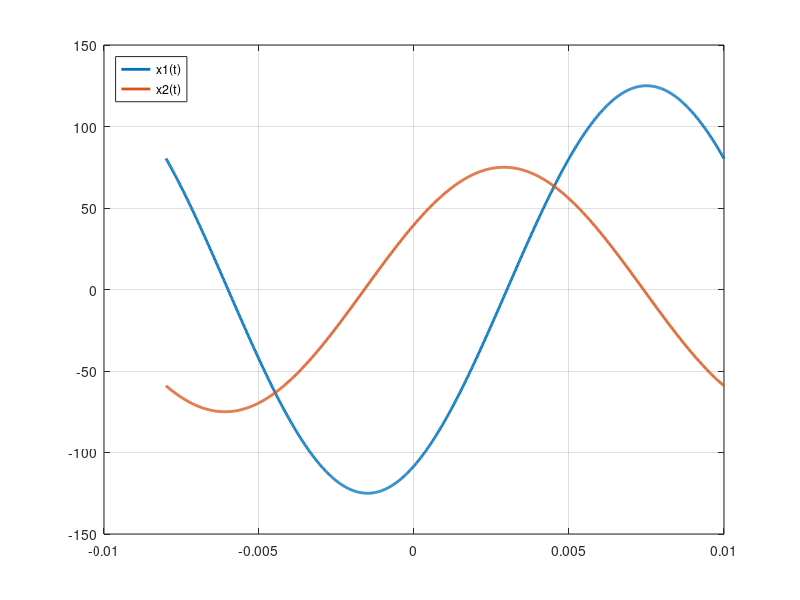

MATLAB code for this plot:
clear all; clf;


f = 55.5556;
omega = 2*pi*f;
t = linspace(-8e-3,10e-3,1000);
x1 = 125*sin(omega*t-1.0472);
x2 = 75*sin(omega*t+0.5585);
figure (1)
plot(t,x1,'LineWidth',2.0), hold on;
plot(t,x2,'LineWidth',2.0), grid on;
legend({'x1(t)','x2(t)'},'Location','northwest','Orientation','vertical')
hold off;

